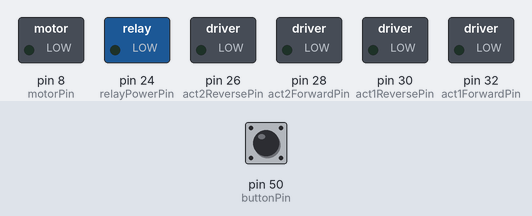
Bench run of a sketch on a simulated Arduino Mega 2560, built with avr-gcc and run on an emulated ATmega2560. Shown: switched loads named in the sketch (green lamp = pin HIGH). The test bench sets the inputs (shaded band); at power-on: pin 50 (buttonPin) HIGH.

Above: at 1.2 s.
1.3 s: pin 50 (buttonPin) pulled LOW for 0.15 s
At 1.8 s:
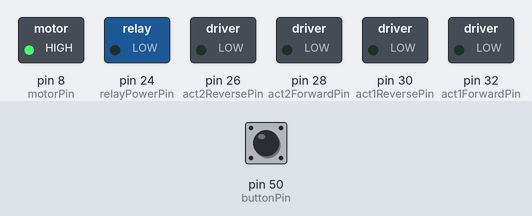
Timing chart, 0 to 4.3 s (numbered marks = the images above; inputs shaded):
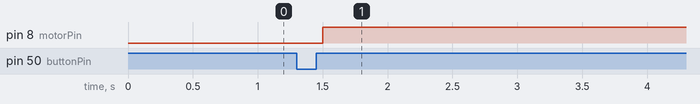

The sketch:

Milling_Machine.ino
```cpp
const int buttonPin = 50;    // Push button connected to GND
const int motorPin = 8;      // Motor relay control pin

// Linear Actuator Pins
const int relayPowerPin = 24; // Powers actuator relays
const int act1ForwardPin = 32;
const int act1ReversePin = 30;
const int act2ForwardPin = 28;
const int act2ReversePin = 26;

// Adjustable durations
unsigned long motorDuration1 = 60UL * 60UL * 1000UL;  // 20 mins for first run
unsigned long motorDuration2 = 10UL * 60UL * 1000UL;  // 20 mins for second run

unsigned long act1ExtendTime = 16UL * 1000UL;         // 10 seconds
unsigned long act2RetractTime = 6UL * 1000UL;         // 6 seconds

void setup() {
  pinMode(buttonPin, INPUT_PULLUP);
  pinMode(motorPin, OUTPUT);

  pinMode(relayPowerPin, OUTPUT);
  pinMode(act1ForwardPin, OUTPUT);
  pinMode(act1ReversePin, OUTPUT);
  pinMode(act2ForwardPin, OUTPUT);
  pinMode(act2ReversePin, OUTPUT);

  digitalWrite(motorPin, LOW);
  digitalWrite(relayPowerPin, LOW);
  digitalWrite(act1ForwardPin, LOW);
  digitalWrite(act1ReversePin, LOW);
  digitalWrite(act2ForwardPin, LOW);
  digitalWrite(act2ReversePin, LOW);
}

void loop() {
  if (digitalRead(buttonPin) == LOW) {
    delay(200); // Debounce

    // Step 1: Motor runs (1st time)
    digitalWrite(motorPin, HIGH);
    delay(motorDuration1);
    digitalWrite(motorPin, LOW);

    // Step 2: Enable power to relay module
    digitalWrite(relayPowerPin, HIGH);

    // Step 3: Extend Actuator 1 (forward)
    digitalWrite(act1ForwardPin, HIGH);
    delay(act1ExtendTime);
    digitalWrite(act1ForwardPin, LOW);

    delay(500); // Small delay between actuator operations

    // Step 4: Retract Actuator 2 (reverse)
    digitalWrite(act2ReversePin, HIGH);
    delay(act2RetractTime);
    digitalWrite(act2ReversePin, LOW);

    delay(500); // Optional delay before second motor run

    // Step 6: Motor runs again (2nd time)
    digitalWrite(motorPin, HIGH);
    delay(motorDuration2);
    digitalWrite(motorPin, LOW);

    // Step 7: Turn off relay power
    digitalWrite(relayPowerPin, LOW);

    // End of process
    while (true); // Freeze program to avoid re-trigger
  }
}
```

Measured:
- after the input at 1.3 s, pin 8 (motorPin): LOW → HIGH after 0.20 s
